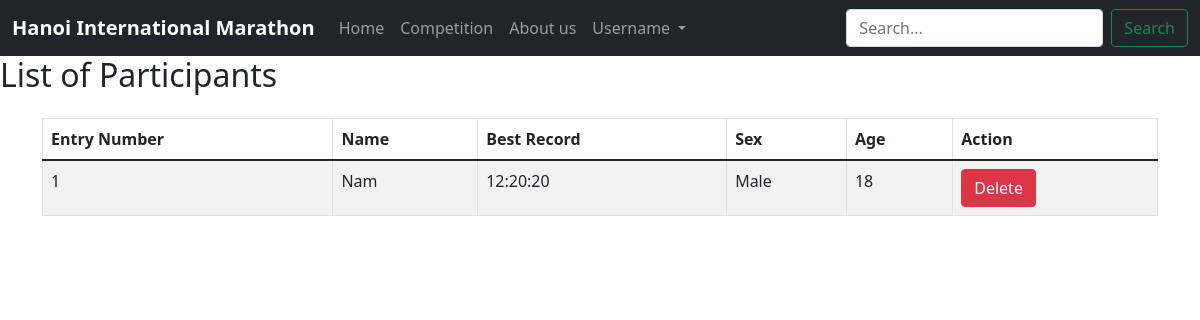
/admin/show_participant.php?competition_id=123, run on the app's committed database.
### tables this page shows
CREATE TABLE `participate` (
  `MarathonID` int(11) NOT NULL,
  `UserID` int(11) NOT NULL,
  `EntryNO` int(11) NOT NULL,
  `Hotel` varchar(255) DEFAULT NULL,
  `TimeRecord` time DEFAULT NULL,
  `Standings` varchar(255) DEFAULT NULL
);

CREATE TABLE `participant` (
  `UserID` int(11) NOT NULL,
  `Name` varchar(255) DEFAULT NULL,
  `BestRecord` time DEFAULT NULL,
  `Nationality` varchar(100) DEFAULT NULL,
  `PassportNO` varchar(50) DEFAULT NULL,
  `Sex` enum('Male','Female','Other') DEFAULT NULL,
  `Age` int(11) DEFAULT NULL,
  `Email` varchar(255) DEFAULT NULL,
  `Phone` varchar(20) DEFAULT NULL,
  `Address` varchar(255) DEFAULT NULL
);

### admin/show_participant.php (the view, shortened to what this page needs)
<?php
require_once(__DIR__ . '/../config.php');
include('../includes/loggedin_admin.php');
if (isset($_GET['competition_id'])) {
    $competition_id = $_GET['competition_id'];
    $query = "SELECT p.EntryNO, u.Name, u.BestRecord, u.Sex, u.Age
                FROM Participate p
                JOIN Participant u ON p.UserID = u.UserID
                WHERE p.MarathonID = $competition_id";
    $result = $conn->query($query);
    if ($result && $result->num_rows > 0) {
        echo "<h2>List of Participants</h2>";
        echo "<div class='container mt-4'>";
        echo "<table class='table table-striped table-bordered'>";
        echo "<thead>";
        echo "<tr>";
        echo "<th scope='col'>Entry Number</th>";
        echo "<th scope='col'>Name</th>";
        echo "<th scope='col'>Best Record</th>";
        echo "<th scope='col'>Sex</th>";
        echo "<th scope='col'>Age</th>";
        echo "<th scope='col'>Action</th>";
        echo "</tr>";
        echo "</thead>";
        echo "<tbody>";
        while ($row = $result->fetch_assoc()) {
            echo "<tr>";
            echo "<td>" . $row['EntryNO'] . "</td>";
            echo "<td>" . $row['Name'] . "</td>";
            echo "<td>" . $row['BestRecord'] . "</td>";
            echo "<td>" . $row['Sex'] . "</td>";
            echo "<td>" . $row['Age'] . "</td>";
            echo "<td><button type='button' class='btn btn-danger' onclick=\"deleteParticipant(" . $row['EntryNO'] . ")\">Delete</button></td>";
            echo "</tr>";
        }
        echo "</tbody>";
        echo "</table>";
        echo "</div>";
    } else {
        echo "<p class='alert alert-warning mt-4'>No participants found for this competition.</p>";
    }
} else {
    echo "<p class='alert alert-danger mt-4'>Invalid competition ID.</p>";
}
?>

### data on the page
participate: EntryNO "1", UserID.Name "Nam", UserID.BestRecord "12:20:20", UserID.Sex "Male", UserID.Age "18"
